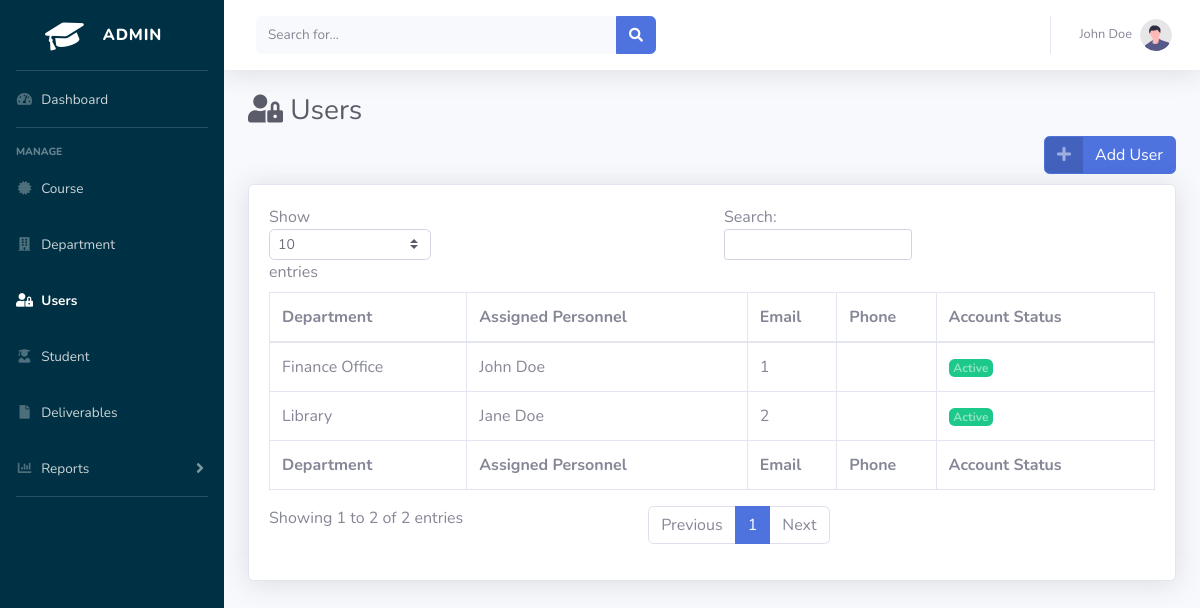
/admin/users.php, run on the app's committed database.
### tables this page shows
CREATE TABLE `tbl_department_user` (
  `department_user_id` int(11) NOT NULL,
  `department_id` int(11) NOT NULL,
  `assigned_personnel` varchar(100) NOT NULL,
  `username` varchar(30) NOT NULL,
  `password` text NOT NULL,
  `account_status` int(1) NOT NULL,
  `email` varchar(30) NOT NULL,
  `phone_number` varchar(20) NOT NULL
);

CREATE TABLE `tbl_department` (
  `department_id` int(11) NOT NULL,
  `department_name` varchar(50) NOT NULL
);

### admin/users.php (the view, shortened to what this page needs)
<?php
include('../shared/connection.php');
?>
<!DOCTYPE html>
<html lang="en">
<head>
    <link href="../assets/vendor/fontawesome-free/css/all.min.css" rel="stylesheet" type="text/css">
    <link href="../assets/css/sb-admin-2.min.css" rel="stylesheet">
</head>
<body id="page-top">
    <div id="wrapper" style="background-color: #003043">
        <ul class="navbar-nav  sidebar sidebar-dark accordion" id="accordionSidebar">
            <a class="sidebar-brand d-flex align-items-center justify-content-center" href="index.php">
                <div class="sidebar-brand-icon rotate-n-15">
                    <i class="fas fa-graduation-cap"></i>
                </div>
                <div class="sidebar-brand-text mx-3">ADMIN</div>
            </a>
            <hr class="sidebar-divider my-0">
            <li class="nav-item">
                <a class="nav-link" href="index.php">
                    <i class="fas fa-fw fa-tachometer-alt"></i>
                    <span>Dashboard</span></a>
            </li>
            <hr class="sidebar-divider">
            <div class="sidebar-heading">
                Manage
            </div>
            <li class="nav-item">
                <a class="nav-link" href="course.php">
                    <i class="fas fa-fw fa-certificate"></i>
                    <span>Course</span></a>
            </li>
            <li class="nav-item">
                <a class="nav-link" href="department.php">
                    <i class="fas fa-fw fa-building"></i>
                    <span>Department</span></a>
            </li>
            <li class="nav-item active">
                <a class="nav-link" href="users.php">
                    <i class="fas fa-fw fa-user-lock"></i>
                    <span>Users</span></a>
            </li>
            <li class="nav-item">
                <a class="nav-link" href="student.php">
                    <i class="fas fa-fw fa-user-graduate"></i>
                    <span>Student</span></a>
            </li>
            <li class="nav-item">
                <a class="nav-link" href="deliverable.php">
                    <i class="fas fa-fw fa-file"></i>
                    <span>Deliverables</span></a>
            </li>
            <li class="nav-item">
                <a class="nav-link collapsed" href="#" data-toggle="collapse" data-target="#collapseUtilities"
                    aria-expanded="true" aria-controls="collapseUtilities">
                    <i class="fas fa-fw fa-chart-bar"></i>
                    <span>Reports</span>
                </a>
            </li>
            <hr class="sidebar-divider d-none d-md-block">
        </ul>
        <div id="content-wrapper" class="d-flex flex-column">
            <div id="content">
                <nav class="navbar navbar-expand navbar-light bg-white topbar mb-4 static-top shadow">
                    <form
                        class="d-none d-sm-inline-block form-inline mr-auto ml-md-3 my-2 my-md-0 mw-100 navbar-search">
                        <div class="input-group">
                            <input type="text" class="form-control bg-light border-0 small" placeholder="Search for..."
                                aria-label="Search" aria-describedby="basic-addon2">
                            <div class="input-group-append">
                                <button class="btn btn-primary" type="button">
                                    <i class="fas fa-search fa-sm"></i>
                                </button>
                            </div>
                        </div>
                    </form>
                    <ul class="navbar-nav ml-auto">
                        <li class="nav-item dropdown no-arrow">
                            <a class="nav-link dropdown-toggle" href="#" id="userDropdown" role="button"
                                data-toggle="dropdown" aria-haspopup="true" aria-expanded="false">
                                <span class="mr-2 d-none d-lg-inline text-gray-600 small">John Doe</span>
                                <img class="img-profile rounded-circle"
                                    src="../assets/img/undraw_profile.svg">
                            </a>
                        </li>
                    </ul>
                </nav>
                <div class="container-fluid">
                    <h1 class="h3 mb-2 text-gray-800"><i class="fas fa-user-lock"></i> Users</h1>
                                    <a href="#" data-toggle="modal" data-target="#AddUserModal" class="btn btn-primary btn-icon-split float-right">
                                        <span class="icon text-white-50">
                                            <i class="fas fa-plus"></i>
                                        </span>
                                        <span class="text">Add User</span>
                                    </a><br><br>
                    <div class="card shadow mb-4">
                        <div class="card-body">
                            <div class="table-responsive">
                                <table class="table table-bordered" id="dataTable" width="100%" cellspacing="0">
                                    <thead>
                                        <tr>
                                            <th>Department</th>
                                            <th>Assigned Personnel</th>
                                            <th>Email</th>
                                            <th>Phone</th>
                                            <th>Account Status</th>
                                        </tr>
                                    </thead>
                                    <tfoot>
                                        <tr>
                                            <th>Department</th>
                                            <th>Assigned Personnel</th>
                                            <th>Email</th>
                                            <th>Phone</th>
                                            <th>Account Status</th>
                                        </tr>
                                    </tfoot>
                                    <tbody>
                                    <?php
                                        $sql = "SELECT * FROM `tbl_department_user`  \n"
                                            . "ORDER BY `tbl_department_user`.`department_user_id` ASC;";
                                            $records=mysqli_query($con,$sql);
                                            while($user=mysqli_fetch_assoc($records)){
                                                $department_id = $user['department_id'];
                                                $query=mysqli_query($con,"SELECT * FROM tbl_department WHERE department_id='$department_id'");
                                                $row=mysqli_fetch_assoc($query);
                                                $department_name = $row['department_name'];
                                                $assigned_name = $user['assigned_personnel'];
                                                $status = $user['account_status'];
                                                $email = $user['email'];
                                                $phone = $user['phone_number'];
                                                echo"<tr>
                                                <td>$department_name</td>
                                                <td>$assigned_name</td>
                                                <td>$email</td>
                                                <td>$phone</td>
                                                ";
                                                if($status == 0){
                                                    echo"<td><span class='badge bg-success text-white-50'>Active</span></td>";
                                                }
                                                else{
                                                    echo" <td><span class='badge bg-danger text-white-50'>Inactive</span></td>";
                                                };
                                                echo"
                                                </tr>";
                                            };
                                        ?>
                                    </tbody>
                                </table>
                            </div>
                        </div>
                    </div>
                </div>
            </div>
        </div>
    </div>
</body>
</html>

### data on the page
tbl_department_user: department.department_name "Finance Office", assigned_personnel "John Doe", email "1", account_status "Active"
tbl_department_user: department.department_name "Library", assigned_personnel "Jane Doe", email "2", account_status "Active"
